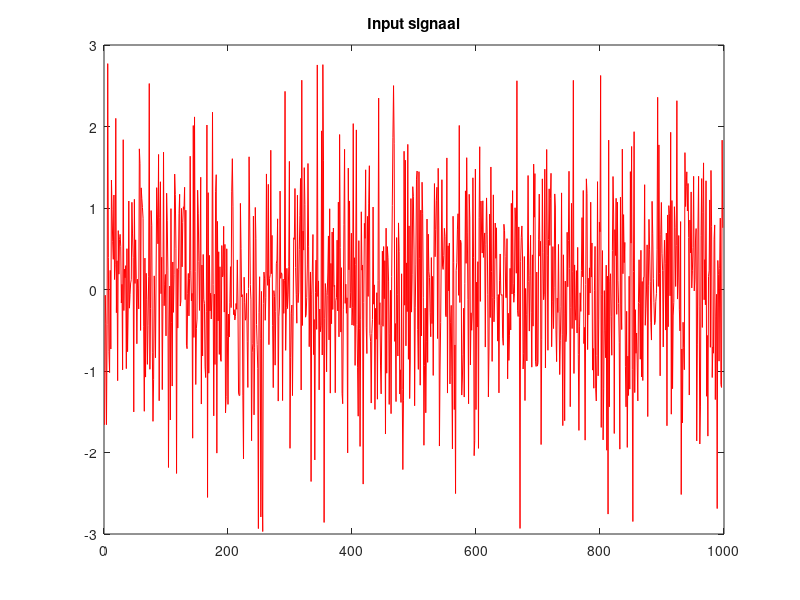

This chart was generated by the following MATLAB code: (Note: this script raises an error after producing the figure.)
clear variables
close all

%%%%%%%%%%%%%%%%%%%%%%%%%%%%%%%%%%%%%%%%%%%%%%%%%%%
% Initialisatie van het probleem. (bepaal input u).
%%%%%%%%%%%%%%%%%%%%%%%%%%%%%%%%%%%%%%%%%%%%%%%%%%%
F = 20;         % Frequentie
Fs = 1000;      % Sample frequentie
T = 1/Fs;       % Sample periode
L = 1000;       % Lengte van signaal
t = (0:L-1)*T;  % Tijdsvector


% White noise
u = randn(1000,1);

% Zero input signal
% u = zeros(1000,1);

% Colored noise
% sigma_u = 0.5;
% u = randn(1000,1);
% u = sigma_u*u;
% [b_butter, a_butter] = butter(4,0.2,'high');
% u = filter(b_butter,a_butter,u);

% Sinus wave
% u = sin(2*pi*F*t');

% Step function
% u = ones(1000,1);
% u(1) = 0;

% Impulse function
% u = zeros(1000,1);
% u(1) = 1;

index = u<=3;
u = u(index);
index = u>=-3;
u = u(index);

% Plot input signal
figure();
plot(u,'r');
title('Input signaal');
hold off

%%%%%%%%%%%%%%%%%%%%%%%%%%%%%%%%%%%%%%%%%%%%%%%%%%%
% Experiment + output (y);
%%%%%%%%%%%%%%%%%%%%%%%%%%%%%%%%%%%%%%%%%%%%%%%%%%%
y = exercise2(u);
%poly = spline(u,y);

% figure()
plot(y,'r');
title('Output signaal');
%%%%%%%%%%%%%%%%%%%%%%%%%%%%%%%%%%%%%%%%%%%%%%%%%%%
% Preprocessing
%%%%%%%%%%%%%%%%%%%%%%%%%%%%%%%%%%%%%%%%%%%%%%%%%%%
% Preprocessing stap 1: Verwijderen pieken).
y1 = pkshave(y, [25,35], 1);

% Preprocessing stap 2: Laagdoorlaat filter om hoogfrequente ruis
% te elimineren.
b = ones(1,2)/2;
y2 = filtfilt(b,1,y1);

% Preprocessing stap 3: Verwijderen van trends.
y = detrend(y2);

% Preprocessing stap 4: Hoogdoorlaat filter om laagfrequente ruis 
% te elimineren.
[b,a] = butter(9,25/1000,'high');
y = filter(b,a,y);

% Bekijk de kwaliteit in mate van standaarddeviatie
arx_std = std(y)/std(u);

figure()
plot(y1,'b');
hold on
plot(y,'r');
legend('pkshave','detrend');
title('Output signaal, gedetrend en pkshaved');


%%%%%%%%%%%%%%%%%%%%%%%%%%%%%%%%%%%%%%%%%%%%%%%%%%%
% Identificeren van model
%%%%%%%%%%%%%%%%%%%%%%%%%%%%%%%%%%%%%%%%%%%%%%%%%%%
% FFT 
Y = fft(y);
P2 = abs(Y/L);
P1 = P2(1:L/2+1);
P1(2:end-1) = 2*P1(2:end-1);
f = Fs*(0:(L/2))/L;

% Plot figure
figure
plot(f,P1)
title('Single-Sided Amplitude Spectrum of X(t)')
xlabel('f (Hz)')
ylabel('|P1(f)|')
xlim([0 100]);
hold off

% % % Verschillende modellen
% sysarx = arx_model(u,y);
% sysarmax = armax_model(u,y);
% sysoe = oe_model(u,y);
% sysbj = bj_model(u,y);
% 
% %%%%%%%%%%%%%%%%%%%%%%%%%%%%%%%%%%%%%%%%%%%%%%%%%%%
% % Valideren van model
% %%%%%%%%%%%%%%%%%%%%%%%%%%%%%%%%%%%%%%%%%%%%%%%%%%%
% 
% % Simulatie en Predictie van het model, wanneer de timehorizon 1 is, gaat
% % het over een predictie, als er geen tijdshorizon is meegegeven over een
% % simulatie.
% 
% opt = compareOptions('InitialCondition','e');
% figure
% compare([y u],sysarx,1,opt);
% figure
% compare([y u],sysarx, opt);
% figure
% compare([y u],sysarmax,1,opt);
% figure
% compare([y u],sysarmax, opt);
% figure
% compare([y u],sysoe,1,opt);
% figure
% compare([y u],sysoe, opt);
% figure
% compare([y u],sysbj,1,opt);
% figure
% compare([y u],sysbj, opt);
% 
% % Residual analyses
% figure()
% data = iddata(y,u,1);
% resid(data,sysarx,'rx',sysarmax, 'gx',sysoe,'bx',sysbj, 'yx');
% 
% figure()
% data2 = fft(data);
% resid(data2,sysarx,'rx',sysarmax, 'gx',sysoe,'bx',sysbj, 'yx');

save real_problem;